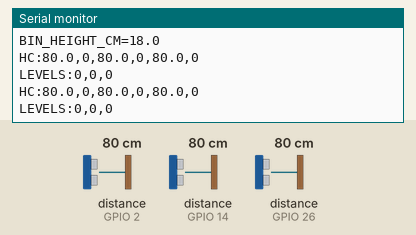
Bench run of a sketch on a simulated ESP32. On the bench: the last lines printed to the serial monitor. Wiring (inferred from the names in the program): 3 × ultrasonic range finder: trigger GPIO 13, echo GPIO 14 / trigger GPIO 15, echo GPIO 2 / trigger GPIO 27, echo GPIO 26. The inputs (shaded band) are chosen by the test bench; at power-on: distance to the obstacle (sensors on GPIO 2, GPIO 14, GPIO 26) 80 cm. The echo pulse lasts 58.3 µs per cm.

Above: at 1.5 s.
1.6 s: distance to the obstacle (sensor on GPIO 2) set to 2 cm
At 2.4 s:
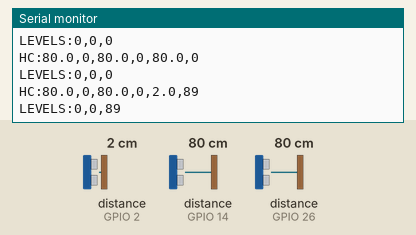
3.1 s: distance to the obstacle (sensor on GPIO 14) set to 2 cm
At 3.39 s:
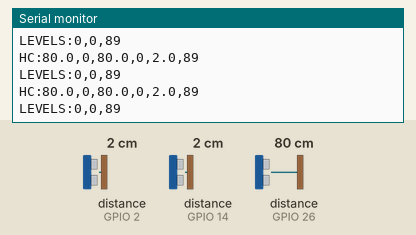
4.6 s: distance to the obstacle (sensor on GPIO 26) set to 2 cm
At 4.89 s:
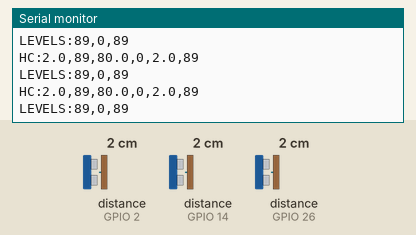
6.1 s: distance to the obstacle (sensor on GPIO 2) set to 4 cm
At 6.5 s:
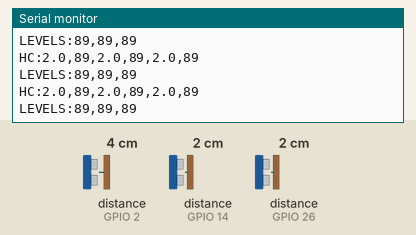
7.6 s: distance to the obstacle (sensor on GPIO 14) set to 4 cm
At 7.89 s:
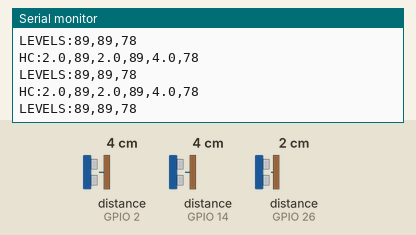
9.1 s: distance to the obstacle (sensor on GPIO 26) set to 4 cm
At 9.5 s:
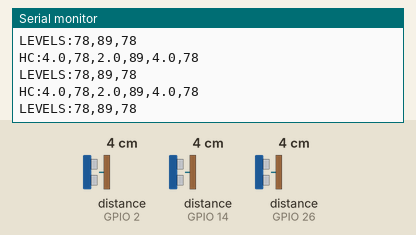
Timing chart, 0 to 11.6 s (numbered marks = the images above; inputs shaded):
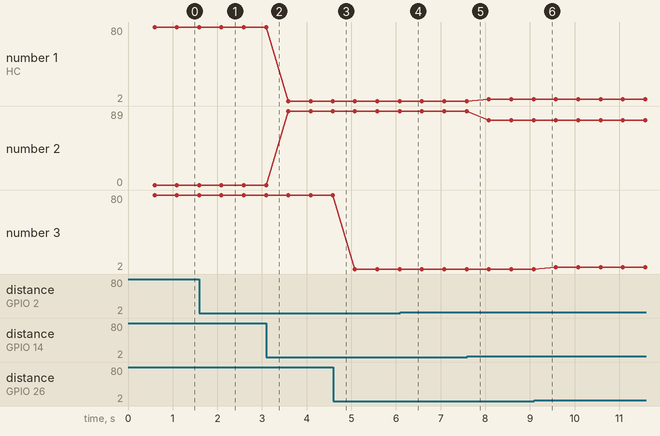

The sketch:

esp32_hc_percent_test.ino
```cpp
/*
 * ESP32 HC-SR04 fill-percent test
 *
 * Bin height: 18 cm
 *
 * Pins copied from robot/MCU/esp32_sensor/esp32_sensor.ino:
 *   HC1: TRIG 13, ECHO 14
 *   HC2: TRIG 27, ECHO 26
 *   HC3: TRIG 15, ECHO 2
 *
 * Serial output:
 *   HC:dist1_cm,pct1,dist2_cm,pct2,dist3_cm,pct3
 *   LEVELS:pct1,pct2,pct3
 */

#include <Arduino.h>

static const int US1_TRIG_PIN = 13;
static const int US1_ECHO_PIN = 14;
static const int US2_TRIG_PIN = 27;
static const int US2_ECHO_PIN = 26;
static const int US3_TRIG_PIN = 15;
static const int US3_ECHO_PIN = 2;

static const float BIN_HEIGHT_CM = 18.0f;
static const uint32_t SERIAL_BAUD = 115200;
static const unsigned long READ_INTERVAL_MS = 500;
static const unsigned long ECHO_TIMEOUT_US = 30000UL;

unsigned long lastReadMs = 0;

void setupUltrasonicPin(int trigPin, int echoPin) {
  pinMode(trigPin, OUTPUT);
  pinMode(echoPin, INPUT);
  digitalWrite(trigPin, LOW);
}

float readUltrasonicCm(int trigPin, int echoPin) {
  digitalWrite(trigPin, LOW);
  delayMicroseconds(2);
  digitalWrite(trigPin, HIGH);
  delayMicroseconds(10);
  digitalWrite(trigPin, LOW);

  unsigned long duration = pulseIn(echoPin, HIGH, ECHO_TIMEOUT_US);
  if (duration == 0) {
    return BIN_HEIGHT_CM;
  }

  return duration * 0.0343f / 2.0f;
}

int calcFillPercent(float distanceCm) {
  float fill = ((BIN_HEIGHT_CM - distanceCm) / BIN_HEIGHT_CM) * 100.0f;
  if (fill < 0) fill = 0;
  if (fill > 100) fill = 100;
  return (int)(fill + 0.5f);
}

void printReadings() {
  float d1 = readUltrasonicCm(US1_TRIG_PIN, US1_ECHO_PIN);
  delay(40);
  float d2 = readUltrasonicCm(US2_TRIG_PIN, US2_ECHO_PIN);
  delay(40);
  float d3 = readUltrasonicCm(US3_TRIG_PIN, US3_ECHO_PIN);

  int p1 = calcFillPercent(d1);
  int p2 = calcFillPercent(d2);
  int p3 = calcFillPercent(d3);

  Serial.print("HC:");
  Serial.print(d1, 1);
  Serial.print(",");
  Serial.print(p1);
  Serial.print(",");
  Serial.print(d2, 1);
  Serial.print(",");
  Serial.print(p2);
  Serial.print(",");
  Serial.print(d3, 1);
  Serial.print(",");
  Serial.println(p3);

  Serial.print("LEVELS:");
  Serial.print(p1);
  Serial.print(",");
  Serial.print(p2);
  Serial.print(",");
  Serial.println(p3);
}

void setup() {
  Serial.begin(SERIAL_BAUD);
  delay(300);

  setupUltrasonicPin(US1_TRIG_PIN, US1_ECHO_PIN);
  setupUltrasonicPin(US2_TRIG_PIN, US2_ECHO_PIN);
  setupUltrasonicPin(US3_TRIG_PIN, US3_ECHO_PIN);

  Serial.println("[ESP32 HC Percent Test] Ready");
  Serial.println("BIN_HEIGHT_CM=18.0");
}

void loop() {
  unsigned long nowMs = millis();
  if (nowMs - lastReadMs >= READ_INTERVAL_MS) {
    lastReadMs = nowMs;
    printReadings();
  }
}
```

Measured:
- after the input at 1.6 s, the serial monitor: prints a new line after 0.49 s (image 1)
